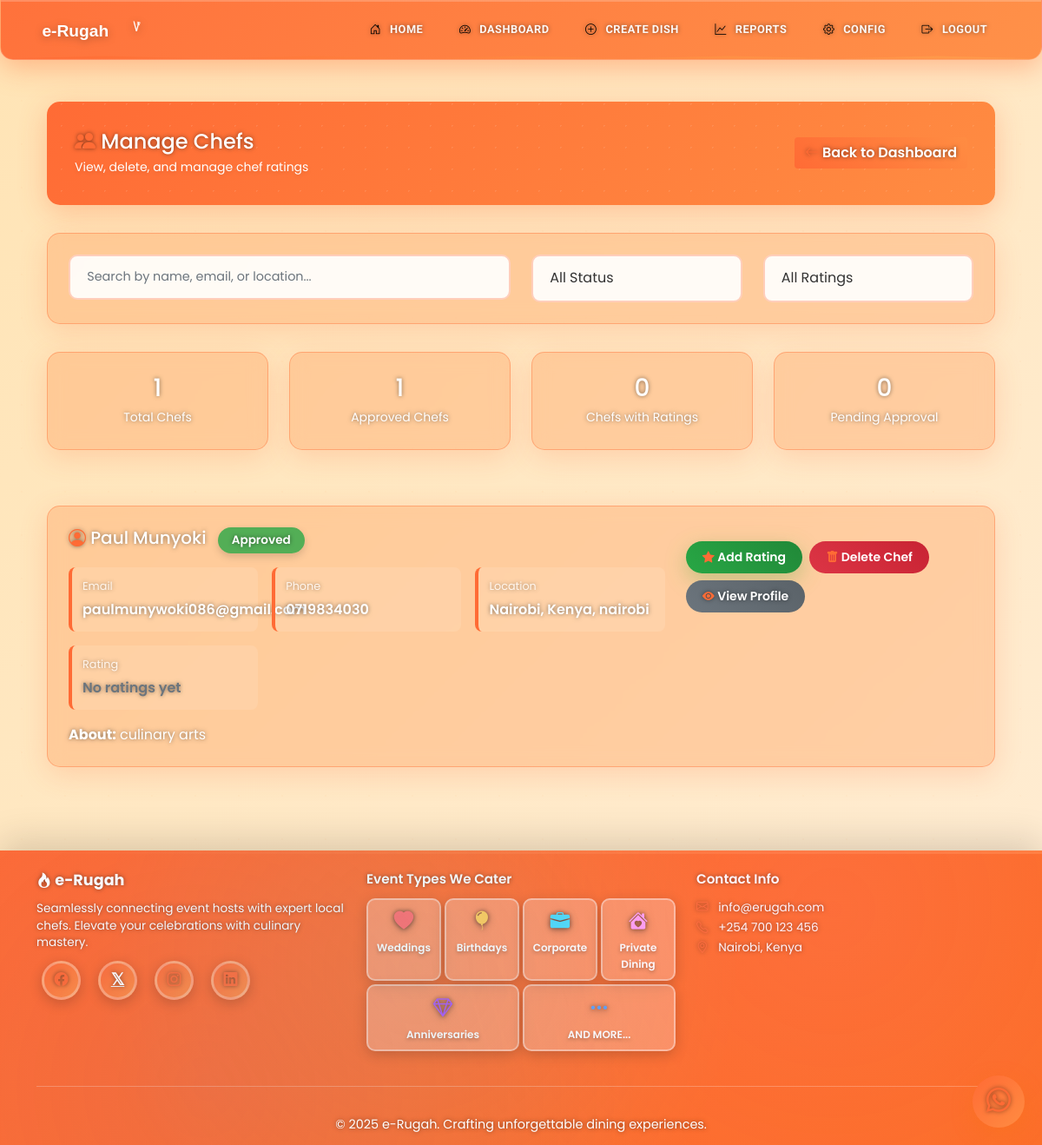
/admin/manage-chefs (signed in), run on the app's committed database.
### models.py (models this page shows, shortened)
class Chef(db.Model):
    id = db.Column(db.Integer, primary_key=True)
    user_id = db.Column(db.Integer, db.ForeignKey('user.id'), nullable=False)
    name = db.Column(db.String(100), nullable=False)
    phone = db.Column(db.String(20), nullable=False)
    county = db.Column(db.String(50), nullable=False)
    sub_county = db.Column(db.String(50), nullable=False)
    town = db.Column(db.String(50), nullable=False)
    about = db.Column(db.Text)
    meals_offered = db.Column(db.Text)
    photo_url = db.Column(db.String(200))
    is_verified = db.Column(db.Boolean, default=False)
    is_approved = db.Column(db.Boolean, default=False)
    created_at = db.Column(db.DateTime, default=datetime.utcnow)
    rating_total = db.Column(db.Integer, default=0)
    rating_count = db.Column(db.Integer, default=0)
    is_featured = db.Column(db.Boolean, default=False)
    featured_priority = db.Column(db.Integer, default=100)
    bookings = db.relationship('Booking', backref='chef', lazy=True)
    @property
    def location(self):
        return f"{self.town}, {self.county}"
    @property
    def has_ratings(self):
        return bool(self.rating_count)

class User(UserMixin, db.Model):
    id = db.Column(db.Integer, primary_key=True)
    email = db.Column(db.String(120), unique=True, nullable=False)
    password_hash = db.Column(db.String(200), nullable=False)
    role = db.Column(db.String(20), nullable=False)
    email_verified = db.Column(db.Boolean, default=False)
    sms_verified = db.Column(db.Boolean, default=False)
    created_at = db.Column(db.DateTime, default=datetime.utcnow)
    chef = db.relationship('Chef', backref='user', uselist=False, lazy=True)
    events = db.relationship('Event', backref='customer', lazy=True)

### main.py (the view)
@app.route('/admin/manage-chefs')
@role_required('admin')
def admin_manage_chefs():
    all_chefs = Chef.query.order_by(Chef.created_at.desc()).all()
    return render_template('admin_manage_chefs.html', chefs=all_chefs)

### main.py (called while the page is built)
@app.context_processor
def inject_year():
    return {'year': datetime.now().year}

@login_manager.user_loader
def load_user(user_id):
    return User.query.get(int(user_id))

def role_required(role):
    def decorator(f):
        @wraps(f)
        @login_required
        def decorated_function(*args, **kwargs):
            if current_user.role != role:
                flash('Access denied. Insufficient permissions.', 'danger')
                return redirect(url_for('index'))
            return f(*args, **kwargs)
        return decorated_function
    return decorator

### templates/admin_manage_chefs.html (shortened to what this page needs)
{% extends "base.html" %}
{% block content %}
<div class="container mt-4">
    <div class="page-header">
        <div class="d-flex justify-content-between align-items-center">
            <div>
                <h4 class="mb-1"><i class="bi bi-people-fill"></i> Manage Chefs</h4>
                <p class="mb-0 small">View, delete, and manage chef ratings</p>
            </div>
            <a href="{{ url_for('admin_dashboard') }}" class="btn btn-light">
                <i class="bi bi-arrow-left"></i> Back to Dashboard
            </a>
        </div>
    </div>
    <div class="search-filter-bar">
        <div class="row">
            <div class="col-md-6 mb-3 mb-md-0">
                <input type="text" id="searchChef" class="form-control" placeholder="Search by name, email, or location...">
            </div>
            <div class="col-md-3 mb-3 mb-md-0">
                <select id="filterStatus" class="form-select">
                    <option value="all">All Status</option>
                </select>
            </div>
            <div class="col-md-3">
                <select id="filterRating" class="form-select">
                    <option value="all">All Ratings</option>
                </select>
            </div>
        </div>
    </div>
    <div class="row mb-4">
        <div class="col-md-3 mb-3">
            <div class="chef-card text-center">
                <h3 class="mb-1">{{ chefs|length }}</h3>
                <small>Total Chefs</small>
            </div>
        </div>
        <div class="col-md-3 mb-3">
            <div class="chef-card text-center">
                <h3 class="mb-1">{{ chefs|selectattr('is_approved')|list|length }}</h3>
                <small>Approved Chefs</small>
            </div>
        </div>
        <div class="col-md-3 mb-3">
            <div class="chef-card text-center">
                <h3 class="mb-1">{{ chefs|selectattr('has_ratings')|list|length }}</h3>
                <small>Chefs with Ratings</small>
            </div>
        </div>
        <div class="col-md-3 mb-3">
            <div class="chef-card text-center">
                <h3 class="mb-1">{{ chefs|rejectattr('is_approved')|list|length }}</h3>
                <small>Pending Approval</small>
            </div>
        </div>
    </div>
    {% if chefs %}
        <div id="chefsList">
            {% for chef in chefs %}
            <div class="chef-card" data-chef-name="{{ chef.name|lower }}" data-chef-email="{{ chef.user.email|lower }}" data-chef-location="{{ chef.location|lower }}" data-chef-status="{% if chef.is_approved %}approved{% else %}pending{% endif %}" data-chef-rating="{% if chef.has_ratings %}{{ chef.average_rating }}{% else %}0{% endif %}">
                <div class="row">
                    <div class="col-md-8">
                        <h5 class="mb-3">
                            <i class="bi bi-person-circle"></i> {{ chef.name }}
                            {% if chef.is_approved %}
                                <span class="badge badge-success ms-2">Approved</span>
                            {% else %}
                                <span class="badge badge-warning ms-2">Pending</span>
                            {% endif %}
                        </h5>
                        <div class="chef-info">
                            <div class="chef-info-item">
                                <div class="chef-info-label">Email</div>
                                <div class="chef-info-value">{{ chef.user.email }}</div>
                            </div>
                            <div class="chef-info-item">
                                <div class="chef-info-label">Phone</div>
                                <div class="chef-info-value">{{ chef.phone }}</div>
                            </div>
                            <div class="chef-info-item">
                                <div class="chef-info-label">Location</div>
                                <div class="chef-info-value">{{ chef.location }}</div>
                            </div>
                            <div class="chef-info-item">
                                <div class="chef-info-label">Rating</div>
                                <div class="chef-info-value">
                                    {% if chef.has_ratings %}
                                        <span class="rating-stars">
                                            {% for i in range(chef.average_rating|int) %}
                                                <i class="bi bi-star-fill"></i>
                                            {% endfor %}
                                            {% if chef.average_rating % 1 >= 0.5 %}
                                                <i class="bi bi-star-half"></i>
                                            {% endif %}
                                        </span>
                                        <span class="ms-2">{{ chef.average_rating }} ({{ chef.rating_count }} reviews)</span>
                                    {% else %}
                                        <span class="text-muted">No ratings yet</span>
                                    {% endif %}
                                </div>
                            </div>
                        </div>
                        {% if chef.about %}
                        <div class="mt-2">
                            <strong>About:</strong> {{ chef.about[:100] }}{% if chef.about|length > 100 %}...{% endif %}
                        </div>
                        {% endif %}
                    </div>
                    <div class="col-md-4">
                        <div class="action-buttons">
                            <button class="btn btn-success btn-sm" data-bs-toggle="modal" data-bs-target="#addRatingModal{{ chef.id }}">
                                <i class="bi bi-star-fill"></i> Add Rating
                            </button>
                            <button class="btn btn-danger btn-sm" data-bs-toggle="modal" data-bs-target="#deleteModal{{ chef.id }}">
                                <i class="bi bi-trash-fill"></i> Delete Chef
                            </button>
                            <a href="{{ url_for('chef_profile', chef_id=chef.id) }}" class="btn btn-secondary btn-sm" target="_blank">
                                <i class="bi bi-eye-fill"></i> View Profile
                            </a>
                        </div>
                    </div>
                </div>
            </div>
            {% endfor %}
        </div>
    {% else %}
        <div class="alert alert-info">
            <i class="bi bi-info-circle"></i> No chefs found in the system.
        </div>
    {% endif %}
</div>
{% endblock %}

### static/css/style.css (style rules this page uses)
:root { --primary-color: #ff6b35; --secondary-color: #f7931e; --success-color: #2ecc71; --danger-color: #e74c3c; --dark-color: #2c3e50; --light-color: #ecf0f1; --text-dark: #34495e; --accent-color: #ff9f43; --food-green: #6ab04c; --food-red: #eb4d4b; --food-purple: #9b59b6; --food-yellow: #f39c12; }
* { margin: 0; padding: 0; box-sizing: border-box; }
body { font-family: 'Poppins', sans-serif; color: var(--text-dark); line-height: 1.6; background: #fff8f0; background-image: radial-gradient(circle at 10% 20%, rgba(255, 107, 53, 0.05) 0%, transparent 50%), radial-gradient(circle at 90% 80%, rgba(247, 147, 30, 0.05) 0%, transparent 50%), radial-gradient(circle at 50% 50%, rgba(106, 176, 76, 0.03) 0%, transparent 70%); min-height: 100vh; position: relative; overflow-x: hidden; }
body::before { content: ''; position: fixed; top: -50%; right: -50%; width: 200%; height: 200%; background: radial-gradient(circle, rgba(255, 159, 67, 0.03) 1px, transparent 1px); background-size: 50px 50px; animation: grain 8s steps(10) infinite; pointer-events: none; z-index: -1; }
.btn-success { background: linear-gradient(135deg, var(--food-green), #4cd137, #44bd32); background-size: 200% auto; border: none; padding: 0.85rem 2.5rem; font-weight: 600; border-radius: 50px; box-shadow: 0 8px 25px rgba(106, 176, 76, 0.4); transition: all 0.4s cubic-bezier(0.68, -0.55, 0.265, 1.55); color: white; }
.form-control, .form-select { border: 2px solid #e8e8e8; border-radius: 15px; padding: 0.85rem 1.2rem; transition: all 0.3s ease; font-family: 'Poppins', sans-serif; }
.badge { padding: 0.6rem 1.2rem; border-radius: 50px; font-weight: 600; font-size: 0.85rem; box-shadow: 0 4px 10px rgba(0, 0, 0, 0.15); animation: pulse 2s ease-in-out infinite; }
.chef-card { border: none; border-radius: 25px; overflow: hidden; transition: all 0.4s cubic-bezier(0.68, -0.55, 0.265, 1.55); background: white; box-shadow: 0 15px 45px rgba(0, 0, 0, 0.1); position: relative; }
.chef-card::before { content: '👨‍🍳'; position: absolute; font-size: 15rem; opacity: 0.03; top: -3rem; right: -3rem; pointer-events: none; animation: float 6s ease-in-out infinite; }
.food-pattern { position: relative; }
.page-header { background: linear-gradient(135deg, var(--primary-color), var(--secondary-color), var(--accent-color)); background-size: 200% auto; color: white; padding: 2.5rem; border-radius: 25px; margin-bottom: 2.5rem; box-shadow: 0 15px 45px rgba(255, 107, 53, 0.4); animation: slideIn 0.6s ease-out, shimmer 8s linear infinite; position: relative; overflow: hidden; }
.page-header::before { content: ''; position: absolute; top: -50%; right: -50%; width: 200%; height: 200%; background: radial-gradient(circle, rgba(255, 255, 255, 0.1) 1px, transparent 1px); background-size: 25px 25px; animation: grain 15s linear infinite; }
.page-header p { position: relative; z-index: 1; text-shadow: 0 2px 5px rgba(0, 0, 0, 0.1); }
.btn-sm { border-radius: 25px; padding: 0.5rem 1.2rem; font-weight: 600; transition: all 0.3s cubic-bezier(0.68, -0.55, 0.265, 1.55); }
.btn-light { background: white; color: var(--primary-color); border: 2px solid white; font-weight: 600; transition: all 0.3s ease; }
.form-control { font-size: 0.9rem; transition: all 0.3s ease; border: 2px solid #e9ecef; }

### templates/base.html (style rules this page uses)
* { scrollbar-width: thin; scrollbar-color: #ff6b35 rgba(255, 107, 53, 0.1); }

### data on the page
Chef: name "Paul Munyoki", is_approved "Approved", user.email "paulmunywoki086@gmail.com", phone "0719834030", location "Nairobi, Kenya, nairobi", rating_count "No ratings yet", about "culinary arts"

### other printed values
{{ chefs|length }} "1"
{{ chefs|selectattr('is_approved')|list|length }} "1"
{{ chefs|selectattr('has_ratings')|list|length }} "0"
{{ chefs|rejectattr('is_approved')|list|length }} "0"
